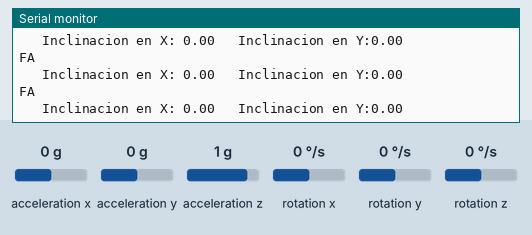
Recording of a sketch running on a simulated Arduino Uno, built with avr-gcc and run on an emulated ATmega328P. On the bench: the last lines printed to the serial monitor. Inputs (shaded band) come from the test bench; at power-on: acceleration x 0 g, acceleration y 0 g, acceleration z 1 g, rotation x 0 °/s, rotation y 0 °/s, rotation z 0 °/s.

Above: at 1.2 s.
1.3 s: acceleration x set to -1.4 g
At 2.59 s:
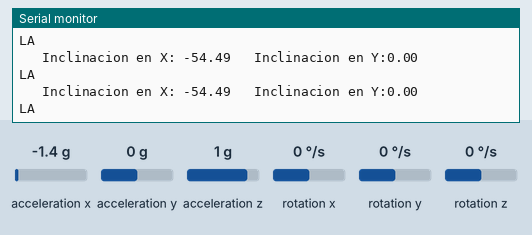
2.9 s: acceleration y set to -1.4 g
At 4.04 s:
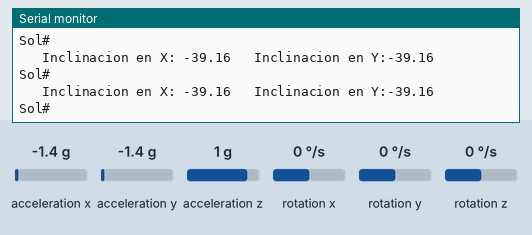
4.6 s: acceleration z set to -1.4 g
At 5.49 s:
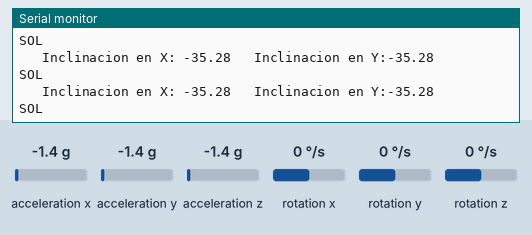
6.2 s: acceleration x set to 0.8 g
At 6.94 s:
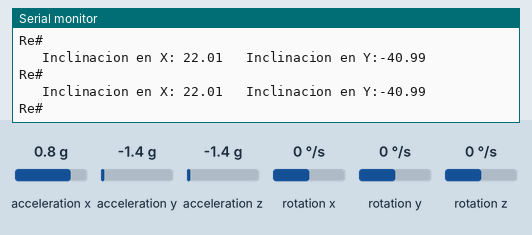
Timing chart, 0 to 8.8 s (numbered marks = the images above; inputs shaded):
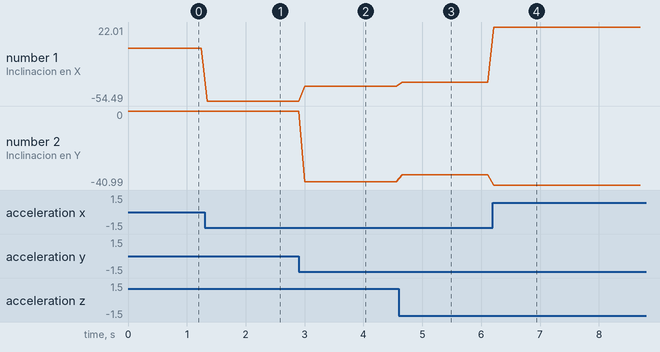

Measured:
- after the input at 1.3 s, the serial monitor: prints a new line after 0.05 s (image 1)
- after the input at 2.9 s, the serial monitor: prints a new line after 0.10 s (image 2)
- after the input at 4.6 s, the serial monitor: prints a new line after 0.06 s (image 3)
- after the input at 6.2 s, the serial monitor: prints a new line at once (image 4)
- plotted number 1: 0 → -54.49 after the input at 1.3 s, -54.49 → -39.16 after the input at 2.9 s, -39.16 → -35.28 after the input at 4.6 s, -35.28 → 22.01 after the input at 6.2 s
- plotted number 2: 0 → -39.16 after the input at 2.9 s, -39.16 → -35.28 after the input at 4.6 s, -35.28 → -40.99 after the input at 6.2 s

The sketch:

mpuFuncionalParaAngulo.ino
```cpp
// Librerias I2C para controlar el mpu6050
// la libreria MPU6050.h necesita I2Cdev.h, I2Cdev.h necesita Wire.h
#include "I2Cdev.h"
#include "MPU6050.h"
#include "Wire.h"

// La dirección del MPU6050 puede ser 0x68 o 0x69, dependiendo
// del estado de AD0. Si no se especifica, 0x68 estará implicito
MPU6050 sensor;

// Valores RAW (sin procesar) del acelerometro  en los ejes x,y,z
short ax, ay, az;
int minNote = 60; // In MIDI 60 is equivalent to C or Do
void setup() {
  Serial.begin(57600);    //Iniciando puerto serial
  Wire.begin();           //Iniciando I2C
  sensor.initialize();    //Iniciando el sensor

  if (sensor.testConnection()) Serial.println("Sensor iniciado correctamente");
  else Serial.println("Error al iniciar el sensor");
}

void loop() {
  // Leer las aceleraciones
  sensor.getAcceleration(&ax, &ay, &az);
  //Calcular los angulos de inclinacion:
  float accel_ang_x=atan(ax/sqrt(pow(ay,2) + pow(az,2)))*(180.0/3.14);
  float accel_ang_y=atan(ay/sqrt(pow(ax,2) + pow(az,2)))*(180.0/3.14);

  int valueNote = map(accel_ang_x, 80, -80, 0, 11);
  int note = minNote + valueNote;

  //Este bloque es solo para visualizar el correcto funcionamiento
  // basta con enviar el midi con note
  switch (note) {
    case 60:
      Serial.println("DO");
      break;
    case 61:
      Serial.println("Do#");
      break;
    case 62:
      Serial.println("RE");
      break;
    case 63:
      Serial.println("Re#");
      break;
    case 64:
      Serial.println("MI");
      break;
    case 65:
      Serial.println("FA");
      break;
    case 66:
      Serial.println("Fa#");
      break;
    case 67:
      Serial.println("SOL");
      break;
    case 68:
      Serial.println("Sol#");
      break;
    case 69:
      Serial.println("LA");
      break;
    case 70:
      Serial.println("La#");
      break;
    case 71:
      Serial.println("SI");
      break;
  }

  //Mostrar los angulos separadas por un [tab]
  Serial.print("   Inclinacion en X: ");
  Serial.print(accel_ang_x);
  Serial.print("   Inclinacion en Y:");
  Serial.println(accel_ang_y);
  delay(100);
}
```
